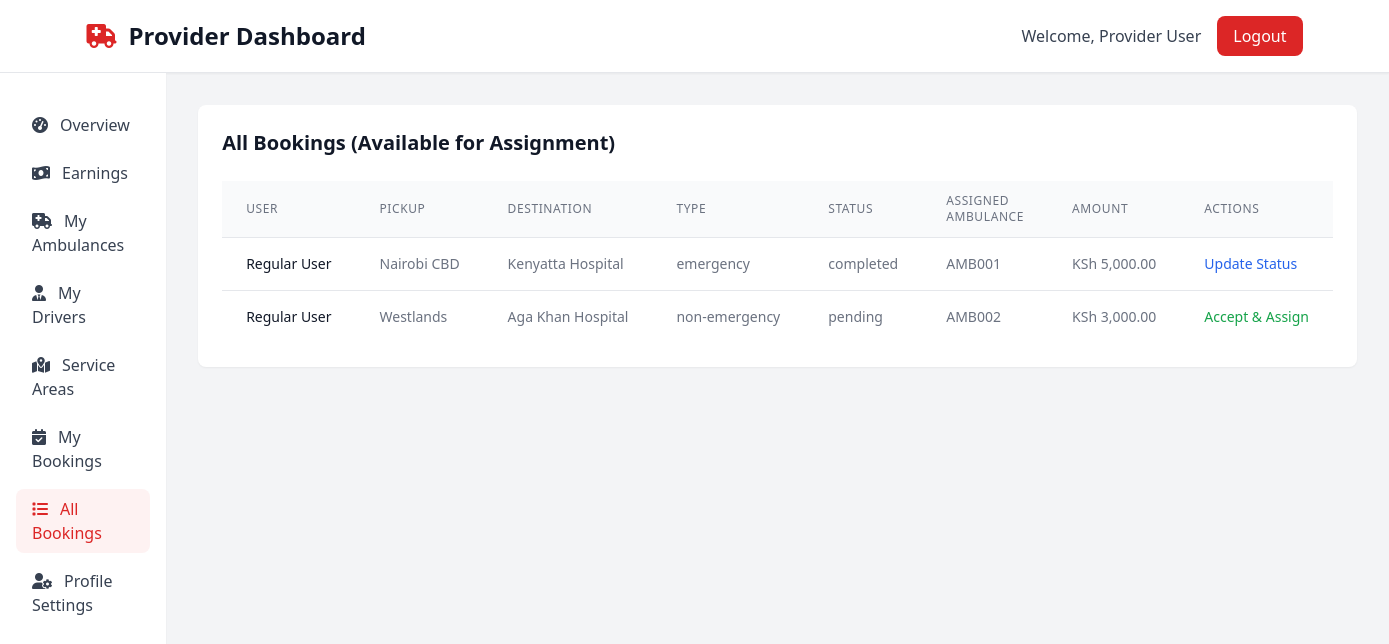
Page /provider/all-bookings.php (signed in) on the committed database.
### tables this page shows
CREATE TABLE IF NOT EXISTS bookings (
    id INT AUTO_INCREMENT PRIMARY KEY,
    user_id INT NOT NULL,
    ambulance_id INT,
    pickup_location VARCHAR(255) NOT NULL,
    destination VARCHAR(255) NOT NULL,
    booking_type ENUM('emergency', 'non-emergency') NOT NULL,
    status ENUM('pending', 'accepted', 'in_progress', 'completed', 'cancelled') DEFAULT 'pending',
    amount DECIMAL(10,2) DEFAULT 0.00,
    created_at TIMESTAMP DEFAULT CURRENT_TIMESTAMP,
    FOREIGN KEY (user_id) REFERENCES users(id) ON DELETE CASCADE,
    FOREIGN KEY (ambulance_id) REFERENCES ambulances(id) ON DELETE SET NULL
);

CREATE TABLE IF NOT EXISTS users (
    id INT AUTO_INCREMENT PRIMARY KEY,
    fullname VARCHAR(100) NOT NULL,
    email VARCHAR(100) NOT NULL UNIQUE,
    phone VARCHAR(20) NOT NULL,
    account_type ENUM('user', 'provider', 'admin') NOT NULL,
    password VARCHAR(255) NOT NULL,
    otp VARCHAR(6) DEFAULT NULL,
    otp_timestamp TIMESTAMP NULL,
    is_active BOOLEAN DEFAULT TRUE,
    email_verified BOOLEAN DEFAULT FALSE,
    is_approved BOOLEAN DEFAULT TRUE,
    rejection_reason TEXT NULL,
    created_at TIMESTAMP DEFAULT CURRENT_TIMESTAMP,
    updated_at TIMESTAMP DEFAULT CURRENT_TIMESTAMP ON UPDATE CURRENT_TIMESTAMP
);

CREATE TABLE IF NOT EXISTS ambulances (
    id INT AUTO_INCREMENT PRIMARY KEY,
    provider_id INT NOT NULL,
    vehicle_number VARCHAR(20) NOT NULL,
    vehicle_type VARCHAR(50) NOT NULL,
    status ENUM('available', 'busy', 'maintenance') DEFAULT 'available',
    created_at TIMESTAMP DEFAULT CURRENT_TIMESTAMP,
    FOREIGN KEY (provider_id) REFERENCES users(id) ON DELETE CASCADE
);

### provider/all-bookings.php (the view, shortened to what this page needs)
<?php
include '../config.php';
$all_bookings = $conn->query("SELECT b.*, u.fullname as user_name, a.vehicle_number FROM bookings b JOIN users u ON b.user_id = u.id LEFT JOIN ambulances a ON b.ambulance_id = a.id ORDER BY b.created_at DESC");
include '../includes/header.php';
include '../includes/sidebar.php';
?>
        <main class="flex-1 p-8">
            <section class="mb-8">
                <div class="bg-white rounded-lg shadow-sm p-6">
                    <h2 class="text-xl font-semibold text-gray-900 mb-6">All Bookings (Available for Assignment)</h2>
                    <div class="overflow-x-auto">
                        <table class="min-w-full divide-y divide-gray-200">
                            <thead class="bg-gray-50">
                                <tr>
                                    <th class="px-6 py-3 text-left text-xs font-medium text-gray-500 uppercase tracking-wider">User</th>
                                    <th class="px-6 py-3 text-left text-xs font-medium text-gray-500 uppercase tracking-wider">Pickup</th>
                                    <th class="px-6 py-3 text-left text-xs font-medium text-gray-500 uppercase tracking-wider">Destination</th>
                                    <th class="px-6 py-3 text-left text-xs font-medium text-gray-500 uppercase tracking-wider">Type</th>
                                    <th class="px-6 py-3 text-left text-xs font-medium text-gray-500 uppercase tracking-wider">Status</th>
                                    <th class="px-6 py-3 text-left text-xs font-medium text-gray-500 uppercase tracking-wider">Assigned Ambulance</th>
                                    <th class="px-6 py-3 text-left text-xs font-medium text-gray-500 uppercase tracking-wider">Amount</th>
                                    <th class="px-6 py-3 text-left text-xs font-medium text-gray-500 uppercase tracking-wider">Actions</th>
                                </tr>
                            </thead>
                            <tbody class="bg-white divide-y divide-gray-200">
                                <?php if ($all_bookings->num_rows > 0): ?>
                                    <?php while ($booking = $all_bookings->fetch_assoc()): ?>
                                    <tr>
                                        <td class="px-6 py-4 whitespace-nowrap text-sm font-medium text-gray-900"><?php echo htmlspecialchars($booking['user_name']); ?></td>
                                        <td class="px-6 py-4 whitespace-nowrap text-sm text-gray-500"><?php echo htmlspecialchars($booking['pickup_location']); ?></td>
                                        <td class="px-6 py-4 whitespace-nowrap text-sm text-gray-500"><?php echo htmlspecialchars($booking['destination']); ?></td>
                                        <td class="px-6 py-4 whitespace-nowrap text-sm text-gray-500"><?php echo htmlspecialchars($booking['booking_type']); ?></td>
                                        <td class="px-6 py-4 whitespace-nowrap text-sm text-gray-500"><?php echo htmlspecialchars($booking['status']); ?></td>
                                        <td class="px-6 py-4 whitespace-nowrap text-sm text-gray-500"><?php echo htmlspecialchars($booking['vehicle_number'] ?? 'Not assigned'); ?></td>
                                        <td class="px-6 py-4 whitespace-nowrap text-sm text-gray-500">KSh <?php echo number_format($booking['amount'], 2); ?></td>
                                        <td class="px-6 py-4 whitespace-nowrap text-sm font-medium">
                                            <?php if ($booking['status'] === 'pending'): ?>
                                            <button onclick="showUpdateBookingModal(<?php echo $booking['id']; ?>, '<?php echo $booking['status']; ?>')" class="text-green-600 hover:text-green-900">Accept & Assign</button>
                                            <?php else: ?>
                                            <button onclick="showUpdateBookingModal(<?php echo $booking['id']; ?>, '<?php echo $booking['status']; ?>')" class="text-blue-600 hover:text-blue-900">Update Status</button>
                                            <?php endif; ?>
                                        </td>
                                    </tr>
                                    <?php endwhile; ?>
                                <?php else: ?>
                                    <tr>
                                        <td colspan="8" class="px-6 py-4 text-center text-gray-500">No bookings found</td>
                                    </tr>
                                <?php endif; ?>
                            </tbody>
                        </table>
                    </div>
                </div>
            </section>
        </main>
<?php include '../includes/footer.php'; ?>

### rows in the picture
bookings: user.fullname "Regular User", pickup_location "Nairobi CBD", destination "Kenyatta Hospital", booking_type "emergency", status "completed", ambulance.vehicle_number "AMB001", amount "5,000.00"
bookings: user.fullname "Regular User", pickup_location "Westlands", destination "Aga Khan Hospital", booking_type "non-emergency", status "pending", ambulance.vehicle_number "AMB002", amount "3,000.00"

### other values in the picture
$dashboard_type "Provider"
$_SESSION['fullname'] "Provider User"
